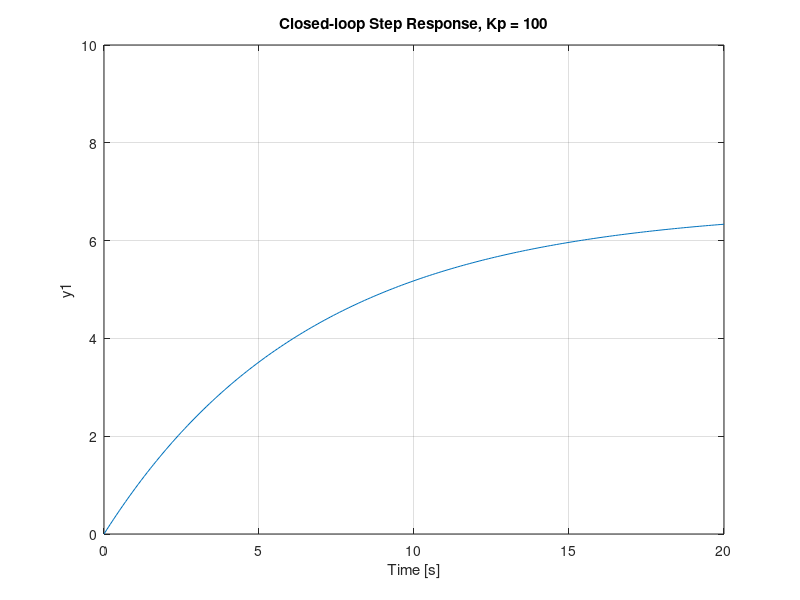
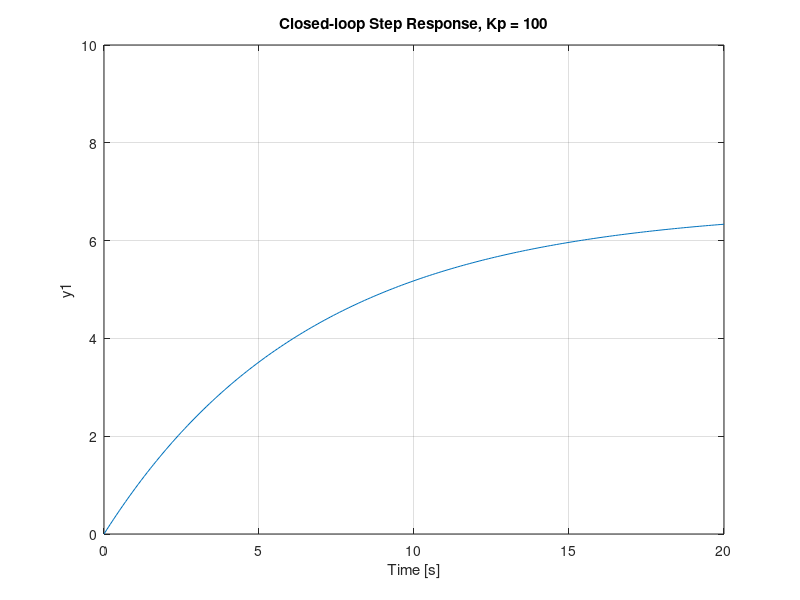

The MATLAB source for these figures, in order: (Note: this script raises an error after producing the figures.)
%% Parameters for the car model
m = 1000;  % vehicle mass (kg)
b = 50;  % damping coefficient (N.s/m)
r = 10;  % reference speed (m/s)

%% Transfer function
s = tf('s');
P_cruise = 1/(m*s + b);

%% Proportional control
Kp = 100;
C = pid(Kp);

T = feedback(C*P_cruise,1);

t = 0:0.1:20;
step(r*T,t)
axis([0 20 0 10])
title('Closed-loop Step Response, Kp = 100');
saveas(gcf, 'figures/3-closed-step-P-100.fig');
saveas(gcf, 'plots/3-closed-step-P-100.jpg');

%% Closed-loop poles/zeros
pole(T);
pzmap(T);
axis([-1 1 -1 1])

%% Closed-loop time parameters
stepinfo(T)
tau = m/(Kp + b)
err = 10*b/(b + Kp)